Frame 1 (no input): blank canvas, image omitted
Frame 60 (the mouse pressed at the canvas centre just before this capture): blank canvas, image omitted
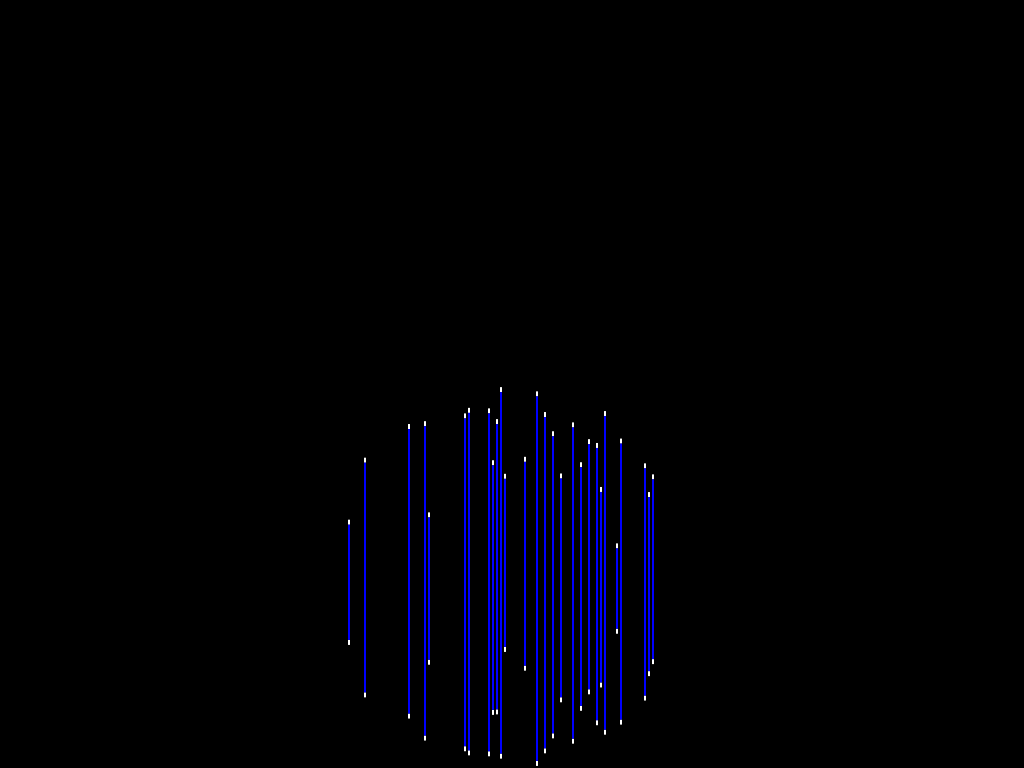
Frame 120 (the mouse held since frame 60 and released just before this capture)

The Processing sketch whose frames 1 and 60 were blank and that drew this single picture after the mouse press (run headless with seeded random() and noise(); from frame 60 on, the mouse is pressed at the canvas centre):

// Processing sketch: globe_1_02_music
// ── globe_1_02_music.pde
// Wiremap Renderer for GLOBE
// by


//              /      \
//       ______/________\______
//      /      \        /      \
//     /________\      /________\______
//    /                \         |     \
//   /   /      \       \_____   |      \
//      /________\______         |      /
//      \        /      \        |_____/
//       \      /________\
//              \          \     /
//               \_____      \ /
//                           / \
//                         /     \

// October 10, 06

// This program builds a 3d globe that bounces around in a 3d field.
// Eventually, I hope to program a gravity field that will work in any of the six cardinal directions.

// Variables for Physical Wiremap
// units in MILLIMETERS

  float depth = 3000.00;                     // distance from projector Mapline
  float map_length = 1280.00;                // mapline length
  float depth_unit = 5.00;                   // units, in inches, along hyp
  float map_unit = 5.00;                     // units, in inches, along mapline
  int wire = 256;                            // number of wires in contraption

// Variables for the Projector

  int wires_hit = 256;                       // how many wires the projector hits
  float ppmm = 0.80;                         // pixels per mm

// Variables for to build the Map

  float[] map = new float[wire];             // distance from mapline to point of intersection along hypot
  float[] x_by_ind = new float[wire];        // x coordinate for each wire
  float[] z_by_ind = new float[wire];        // z coordinate for each wire

// Variables for the Shape to be rendered (a globe)

  float[] globe = new float[3];              // globe x,y,z coords
  float radius = 200.00;                     // globe radius

// Variables for slivers

  int dot_height = 5;                       // height of dots in pxs

// Varaibles for key input

  float step = 5;                           // how far the globe moves / button press
  boolean mouse = true;
  int colorval_r = 0;
  int colorval_g = 0;
  int colorval_b = 255;
  boolean xpin = false;
  boolean ypin = true;
  boolean zpin = false;
  int start_time = 0;
  int end_time = 0;
  boolean gen_beat = false;
  boolean gen_flash = false;
  int period = 1;
  int offset = 1;
  float beat_multiplier = 1;
  boolean mirror = false;
  float radius_store = 4;
  boolean gen_disco_ball = false;

// Variables for 256

  int string_pix_count = 2;

void setup() {
  size(1024, 768);
  background(255);
  loader();
}

void draw() {
  noStroke();
  frameRate(30);
  if (mouse==true){
    if (xpin == true ){
      globe[1] = ((height - mouseY) / float(height)) * (900 + radius * 2) - (radius);
      globe[2] = depth + radius - (width - mouseX) / float(width) * (960 + radius * 2);
    } else if (ypin == true){
      globe[0] = (mouseX / float(width)) * (map_length + radius * 2) - (map_length / 2 + radius);
      globe[2] = depth + radius - (mouseY) / float(height) * (960 + radius * 2);
    } else {
      globe[0] = (mouseX / float(width)) * (map_length + radius * 2) - (map_length / 2 + radius);
      globe[1] = ((height - mouseY) / float(height)) * (900 + radius * 2) - (radius);
    }      
  }
  if (gen_beat == true) {
    gen_beat();
  }
  if (gen_flash == true) {
    gen_flash();
  }
  if (gen_disco_ball == true) {
    gen_disco_ball();
  }
  fill(0);
  rect(0,0,width,height);
  gen_globe(globe[0], globe[1], globe[2], radius);
}

void gen_globe(float x, float y, float z, float rad) {
  for(int i=round((wire - wires_hit)/2); i<round((wire-wires_hit)/2)+wires_hit; i+=1) {
    if((x_by_ind[i] >= (x - rad)) && (x_by_ind[i] <= (x + rad))) {          // if a wire's x is +/- rad inches of globe's
      float local_hyp = sqrt(sq(x_by_ind[i] - x) + sq(z_by_ind[i] - z));    // find the distance
      if(local_hyp <= rad) {                                                              // if the distance from globe to wire's x/y is <radius
        float y_abs = sqrt(sq(rad) - sq(local_hyp));
        float y_top_coord = y + y_abs;
        float y_bot_coord = y - y_abs;                                             // calculate y's intersect
        float y_top_proj = y_top_coord * depth / z_by_ind[i];                      // compensate for projection morphing IN INCHES
        float y_bot_proj = y_bot_coord * depth / z_by_ind[i];
        float y_height_proj = y_top_proj - y_bot_proj;
        fill(255);                                                                    // draw a rectangle at that intersect

        // rect 1 is top dot for sliver
        float left1 = (i-round((wire-wires_hit)/2)) * (width) / wires_hit;
        float top1 = (height/ppmm - y_top_proj) * ppmm;
        float wide1 = width / wires_hit;
        float tall1 = dot_height;
        rect(left1, top1, string_pix_count, tall1);                                                        // draw a rectangle at that intersect

        // rect 2 is bottom dot for sliver
        float left2 = (i-round((wire-wires_hit)/2)) * (width) / wires_hit;
        float top2 = (height/ppmm - y_bot_proj) * ppmm - dot_height;
        float wide2 = width / wires_hit;
        float tall2 = dot_height;
        rect(left2, top2, string_pix_count, tall2);                                                        // draw a rectangle at that intersect

        // rect 3 is filler for sliver
        fill(colorval_r, colorval_g, colorval_b);
        float left3 = (i-round((wire-wires_hit)/2)) * (width) / wires_hit;
        float top3 = (height/ppmm - y_top_proj) * ppmm + dot_height;
        float wide3 = width / wires_hit;
        float tall3 = y_height_proj * ppmm - (dot_height * 2);
        rect(left3, top3, string_pix_count, tall3);                                                        // draw a rectangle at that intersect
      }
    }
  }
}

/*

This gen_beat() is a fun little piece of code.  If you can determine the beginning and end of a measure
gen_beat() will oscilate a beat along the sine curve against it.
*/


void gen_beat(){
  radius = 200 + 100 * cos(TWO_PI * beat_multiplier * float((millis() - offset) % period) / float(period));
}

void gen_flash(){
  if( cos(TWO_PI * beat_multiplier * float((millis() - offset) % period) / float(period)) > 0 ){
    radius = 300;
  } else {
    radius = 0;
  }
}

void gen_disco_ball() {
  int clicks = (floor(beat_multiplier * float(millis() - offset) / float(period))) % 8;
  switch(clicks){
    case 0:
      colorval_r = 0;
      colorval_g = 0;
      colorval_b = 0;
      break;
    case 1:
      colorval_r = 255;
      colorval_g = 0;
      colorval_b = 0;
      break;
    case 2:
      colorval_r = 0;
      colorval_g = 255;
      colorval_b = 0;
      break;
    case 3:
      colorval_r = 255;
      colorval_g = 255;
      colorval_b = 0;
      break;
    case 4:
      colorval_r = 0;
      colorval_g = 0;
      colorval_b = 255;
      break;
    case 5:
      colorval_r = 255;
      colorval_g = 0;
      colorval_b = 255;
      break;
    case 6:
      colorval_r = 0;
      colorval_g = 255;
      colorval_b = 255;
      break;
    case 7:
      colorval_r = 255;
      colorval_g = 255;
      colorval_b = 255;
      break;
  }
}

void keyPressed() {                                           // adjust globe[] accordingly
      if (key == 'w') {
        if (xpin == true) {
          globe[0] = globe[0] + step;
        } else if (ypin == true) {
          globe[1] = globe[1] + step;
        } else if (zpin == true) {
          globe[2] = globe[2] + step;
        }
      } else if (key == 's') {
        if (xpin == true) {
          globe[0] = globe[0] - step;
        } else if (ypin == true) {
          globe[1] = globe[1] - step;
        } else if (zpin == true) {
          globe[2] = globe[2] - step;
        }
      } else if (key == 'e') {
        radius = radius + step;
      } else if (key == 'd') {
        radius = radius - step;
      }else if (key == 'q') {
        mouse = false;
      } else if (key == 'a') {
        radius = (height - mouseY) * .8;
        mouse = false;
      } else if (key == 'z') {
        colorval_r = (height - mouseY) * 255 / height;
      } else if (key == 'x') {
        colorval_g = (height - mouseY) * 255 / height;
      } else if (key == 'c') {
        colorval_b = (height - mouseY) * 255 / height;
      } else if (key == 'v') {
        colorval_r = (height - mouseY) * 255 / height;
        colorval_g = (height - mouseY) * 255 / height;
        colorval_b = (height - mouseY) * 255 / height;
      } else if (key == '1') {
        xpin = true;
        ypin = false;
        zpin = false;
      } else if (key == '2') {
        xpin = false;
        ypin = true;
        zpin = false;
      } else if (key == '3') {
        xpin = false;
        ypin = false;
        zpin = true;
      }else if (key == 't') {
        start_time = millis();
      } else if (key == 'y') {
        end_time = millis();
        period = end_time - start_time;
        offset = start_time % period;
      } else if (key == 'u') {
        gen_beat = true;
      } else if (key == 'i') {
        gen_beat = false;
      } else if (key == 'g') {
        beat_multiplier = 1;
      } else if (key == 'h') {
        beat_multiplier = 2;
      } else if (key == 'j') {
        beat_multiplier = 4;
      } else if (key == 'k') {
        beat_multiplier = 8;
      } else if (key == 'o') {
        radius_store = radius;
        gen_flash = true;
      } else if (key == 'p') {
        gen_flash = false;
        radius = radius_store;
      } else if (key == '7') {
        gen_disco_ball = true;
      } else if (key == '8') {
        gen_disco_ball = false;
      }
      
}
void keyReleased() 
{
  if(mouse == false) {
    mouse = true;
  }
}
void mousePressed() {
  if (mouseButton == LEFT) {
    radius_store = radius;
    radius = 0;
    }
  }
void mouseReleased() {
  radius = radius_store;
  }




void loader() {
map[0] = 90;
map[1] = 59;
map[2] = 118;
map[3] = 129;
map[4] = 173;
map[5] = 33;
map[6] = 56;
map[7] = 79;
map[8] = 53;
map[9] = 38;
map[10] = 28;
map[11] = 147;
map[12] = 117;
map[13] = 70;
map[14] = 105;
map[15] = 186;
map[16] = 179;
map[17] = 88;
map[18] = 34;
map[19] = 75;
map[20] = 107;
map[21] = 182;
map[22] = 185;
map[23] = 47;
map[24] = 70;
map[25] = 186;
map[26] = 123;
map[27] = 169;
map[28] = 12;
map[29] = 140;
map[30] = 164;
map[31] = 82;
map[32] = 72;
map[33] = 148;
map[34] = 78;
map[35] = 16;
map[36] = 122;
map[37] = 54;
map[38] = 7;
map[39] = 113;
map[40] = 148;
map[41] = 178;
map[42] = 40;
map[43] = 6;
map[44] = 19;
map[45] = 141;
map[46] = 162;
map[47] = 141;
map[48] = 107;
map[49] = 22;
map[50] = 174;
map[51] = 88;
map[52] = 18;
map[53] = 149;
map[54] = 43;
map[55] = 40;
map[56] = 16;
map[57] = 82;
map[58] = 85;
map[59] = 38;
map[60] = 60;
map[61] = 92;
map[62] = 132;
map[63] = 129;
map[64] = 168;
map[65] = 20;
map[66] = 173;
map[67] = 33;
map[68] = 150;
map[69] = 20;
map[70] = 154;
map[71] = 91;
map[72] = 85;
map[73] = 7;
map[74] = 22;
map[75] = 79;
map[76] = 148;
map[77] = 90;
map[78] = 142;
map[79] = 82;
map[80] = 151;
map[81] = 73;
map[82] = 29;
map[83] = 38;
map[84] = 4;
map[85] = 171;
map[86] = 189;
map[87] = 83;
map[88] = 16;
map[89] = 59;
map[90] = 134;
map[91] = 96;
map[92] = 69;
map[93] = 128;
map[94] = 169;
map[95] = 23;
map[96] = 159;
map[97] = 24;
map[98] = 157;
map[99] = 154;
map[100] = 167;
map[101] = 52;
map[102] = 112;
map[103] = 6;
map[104] = 135;
map[105] = 142;
map[106] = 87;
map[107] = 65;
map[108] = 177;
map[109] = 183;
map[110] = 19;
map[111] = 26;
map[112] = 58;
map[113] = 30;
map[114] = 45;
map[115] = 44;
map[116] = 83;
map[117] = 85;
map[118] = 0;
map[119] = 16;
map[120] = 141;
map[121] = 155;
map[122] = 83;
map[123] = 68;
map[124] = 123;
map[125] = 108;
map[126] = 132;
map[127] = 29;
map[128] = 15;
map[129] = 43;
map[130] = 52;
map[131] = 130;
map[132] = 16;
map[133] = 49;
map[134] = 93;
map[135] = 23;
map[136] = 82;
map[137] = 47;
map[138] = 76;
map[139] = 168;
map[140] = 67;
map[141] = 27;
map[142] = 191;
map[143] = 81;
map[144] = 144;
map[145] = 71;
map[146] = 24;
map[147] = 123;
map[148] = 22;
map[149] = 78;
map[150] = 69;
map[151] = 108;
map[152] = 141;
map[153] = 151;
map[154] = 65;
map[155] = 85;
map[156] = 39;
map[157] = 43;
map[158] = 145;
map[159] = 37;
map[160] = 181;
map[161] = 84;
map[162] = 78;
map[163] = 117;
map[164] = 63;
map[165] = 50;
map[166] = 158;
map[167] = 150;
map[168] = 17;
map[169] = 75;
map[170] = 57;
map[171] = 149;
map[172] = 5;
map[173] = 148;
map[174] = 175;
map[175] = 42;
map[176] = 33;
map[177] = 179;
map[178] = 146;
map[179] = 134;
map[180] = 120;
map[181] = 68;
map[182] = 5;
map[183] = 19;
map[184] = 6;
map[185] = 100;
map[186] = 162;
map[187] = 138;
map[188] = 4;
map[189] = 43;
map[190] = 99;
map[191] = 66;
map[192] = 7;
map[193] = 62;
map[194] = 27;
map[195] = 177;
map[196] = 83;
map[197] = 154;
map[198] = 102;
map[199] = 162;
map[200] = 46;
map[201] = 172;
map[202] = 132;
map[203] = 38;
map[204] = 98;
map[205] = 140;
map[206] = 42;
map[207] = 57;
map[208] = 165;
map[209] = 92;
map[210] = 160;
map[211] = 72;
map[212] = 14;
map[213] = 140;
map[214] = 182;
map[215] = 79;
map[216] = 91;
map[217] = 135;
map[218] = 45;
map[219] = 177;
map[220] = 159;
map[221] = 51;
map[222] = 63;
map[223] = 98;
map[224] = 45;
map[225] = 84;
map[226] = 25;
map[227] = 148;
map[228] = 8;
map[229] = 134;
map[230] = 116;
map[231] = 58;
map[232] = 151;
map[233] = 171;
map[234] = 111;
map[235] = 101;
map[236] = 119;
map[237] = 138;
map[238] = 20;
map[239] = 14;
map[240] = 47;
map[241] = 66;
map[242] = 188;
map[243] = 4;
map[244] = 110;
map[245] = 24;
map[246] = 3;
map[247] = 52;
map[248] = 31;
map[249] = 95;
map[250] = 19;
map[251] = 72;
map[252] = 125;
map[253] = 79;
map[254] = 55;
map[255] = 185;


  globe[0] = 0;                                    
  globe[1] = radius;
  globe[2] = 0;


  for(int j=0; j<wire; j++) {                         // calculates x and z coordinates of each wire
    float xmap = (0 - (map_length / 2)) + j*map_unit;
    float hyp = sqrt(sq(xmap) + sq(depth));
    z_by_ind[j] = depth - map[j]*5;
    x_by_ind[j] = xmap - xmap*map[j]/hyp*depth_unit;
  }
}
